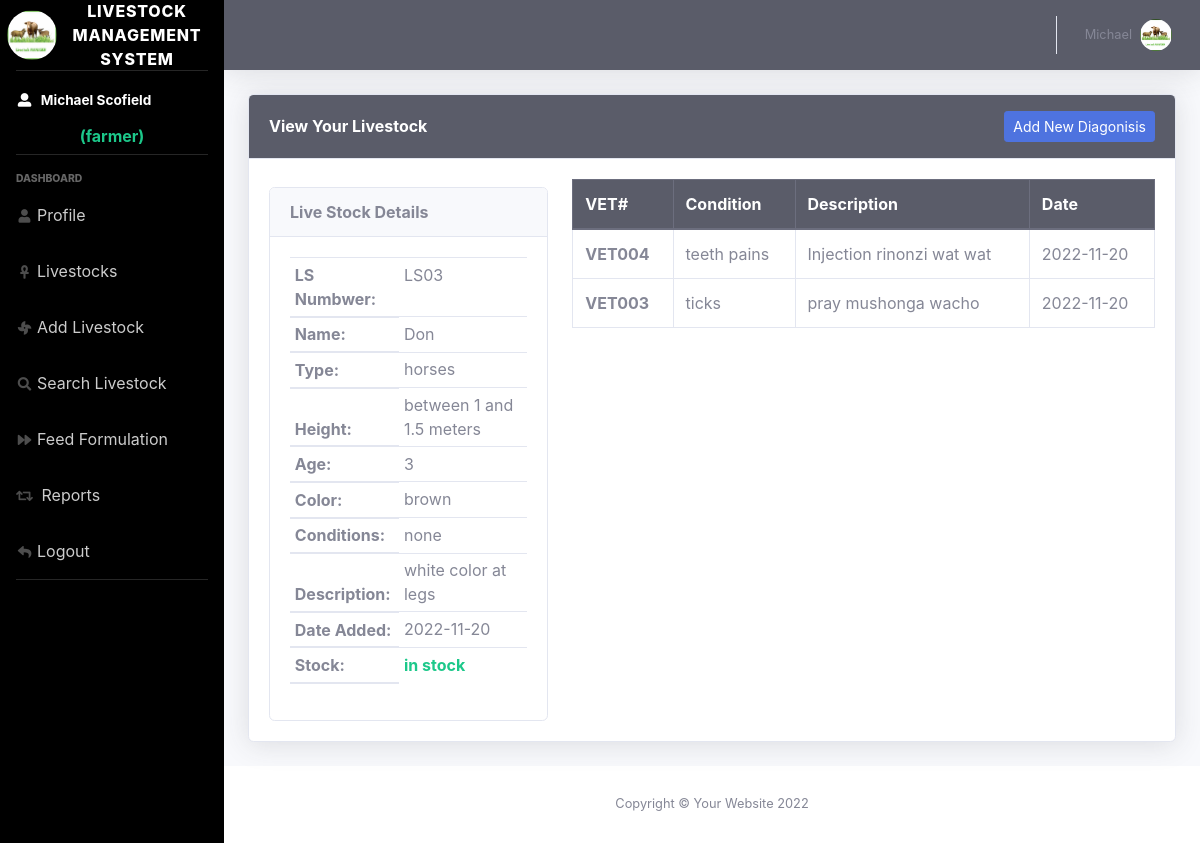
Screenshot of /users/view.php?view=3 (signed in) with the database file from the repository.
### tables this page shows
CREATE TABLE `users` (
  `user_id` int(11) NOT NULL,
  `first_name` varchar(255) NOT NULL,
  `last_name` varchar(255) NOT NULL,
  `user_type` varchar(255) NOT NULL,
  `email` varchar(255) NOT NULL,
  `address` text NOT NULL,
  `password` varchar(255) NOT NULL,
  `date_created` date NOT NULL
);

CREATE TABLE `livestocks` (
  `livestock_id` int(11) NOT NULL,
  `user_id` int(11) NOT NULL,
  `names` varchar(255) DEFAULT NULL,
  `gender` varchar(255) NOT NULL,
  `type` varchar(255) NOT NULL,
  `description` text NOT NULL,
  `age` varchar(255) NOT NULL,
  `conditions` text NOT NULL,
  `date_added` date NOT NULL,
  `height` varchar(255) NOT NULL,
  `color` varchar(255) NOT NULL,
  `status` varchar(255) NOT NULL DEFAULT 'in stock'
);

CREATE TABLE `vertinary` (
  `vet_id` int(11) NOT NULL,
  `user_id` int(11) NOT NULL,
  `livestock_id` int(11) NOT NULL,
  `disease` text NOT NULL,
  `solution` text NOT NULL,
  `date` date NOT NULL
);

### users/view.php (the view, shortened to what this page needs)
<?php include_once ('../includes/header.php'); ?>
<?php include_once ('topbar.php'); ?>
<?php
$view = $_GET['view'];
$sql = "SELECT * FROM livestocks WHERE livestock_id ='$view'";
$result = $conn->query($sql);
if ($result->num_rows > 0) {
    while($row = $result->fetch_assoc()) {
        $livestock_id = $row["livestock_id"];
        $names = $row["names"];
        $type = $row["type"];
        $description = $row["description"];
        $age = $row["age"];
        $status = $row["status"];
        $conditions = $row["conditions"];
        $height = $row["height"];
        $color = $row["color"];
        $date_added = $row["date_added"];
        $status = $row["status"];
    }}
?>
    <div class="container-fluid">
        <div class="row">
            <div class="col-xl-12 col-lg-12">
                <div class="card shadow mb-4">
                    <div
                            class="card-header bg-dark py-3 d-flex flex-row align-items-center justify-content-between">
                        <h6 class="m-0 font-weight-bold text-white">View Your Livestock</h6>
                        <a class="btn btn-primary text-white btn-sm justify-content-end" data-toggle="modal" data-target="#staticBackdrop">Add New Diagonisis</a>
                    </div>
                    <div class="card-body">
                        <div class="row">
                            <div class="col-md-4 mt-2">
                                <div class="card">
                                    <div class="card-header font-weight-bold">Live Stock Details</div>
                                    <div class="card-body">
                                        <table class="table table-sm">
                                            <thead>
                                            <?php
                                            echo "<tr><th scope='col'>LS Numbwer: </th> <td>LS0$livestock_id</td></tr>";
                                            echo "<tr><th scope='col'>Name: </th> <td>$names</td></tr>";
                                            echo "<tr><th scope='col'>Type: </th> <td>$type</td></tr></tr>";
                                            echo "<tr><th scope='col'>Height: </th> <td>$height</td></tr>";
                                            echo "<tr><th scope='col'>Age: </th> <td>$age</td></tr>";
                                            echo "<tr><th scope='col'>Color: </th> <td>$color</td></tr>";
                                            echo "<tr><th scope='col'>Conditions: </th> <td>$conditions</td></tr>";
                                            echo "<tr><th scope='col'>Description: </th> <td>$description</td></tr>";
                                            echo "<tr><th scope='col'>Date Added: </th> <td>$date_added</td></tr>";
                                            echo "<tr><th scope='col'>Stock: </th> <td class='font-weight-bolder text-success'>$status</td></tr>";
                                            ?>
                                            </thead>
                                        </table>
                                    </div>
                                </div>
                            </div>
                            <div class="col-md-8">
                                <table class="table table-bordered">
                                    <thead class="thead-dark">
                                    <tr>
                                        <th scope="col">VET#</th>
                                        <th scope="col">Condition</th>
                                        <th scope="col">Description</th>
                                        <th scope="col">Date</th>
                                    </tr>
                                    </thead>
                                    <tbody>
                                    <?php
                                    $sql = "SELECT * FROM vertinary WHERE livestock_id = '$view' ORDER  BY vet_id DESC ";
                                    $result = $conn->query($sql);
                                    if ($result->num_rows > 0) {
                                        while($row = $result->fetch_assoc()) {
                                            $vet_id = $row["vet_id"];
                                            $disease = $row["disease"];
                                            $solution = $row["solution"];
                                            $date = $row["date"];
                                            ?>
                                            <tr>
                                                <th scope="row">VET00<?php echo $vet_id ?></th>
                                                <td><?php echo $disease ?></td>
                                                <td><?php echo $solution ?></td>
                                                <td><?php echo $date ?></td>
                                            </tr>
                                            <?php
                                        }
                                    }else{
                                        echo "<h1 class='alert alert-danger'>Not yet diagnosed </h1>";
                                    }
                                    ?>
                                    </tbody>
                                </table>
                            </div>
                        </div>
                    </div>
                </div>
            </div>
        </div>
    </div>
<?php include_once ('../includes/footer.php'); ?>

### includes/header.php (shortened to what this page needs)
<!DOCTYPE html>
<html lang="en">
<head>
    <link href="../css/all.min.css" rel="stylesheet" type="text/css">
    <link href="https://cdnjs.cloudflare.com/ajax/libs/font-awesome/5.13.0/css/all.min.css" rel="stylesheet">
    <link href="../css/sb-admin-2.min.css" rel="stylesheet">
</head>
<body id="page-top">

### users/topbar.php (shortened to what this page needs)
<?php
$sql = "SELECT * FROM users WHERE user_id = '{$_SESSION['user_id']}'";
$result = $conn->query($sql);
if ($result->num_rows > 0) {
    $row = $result->fetch_assoc();
    $first_name = $row["first_name"];
    $last_name = $row["last_name"];
    $user_type = $row["user_type"];
}
?>
<div id="wrapper">
    <ul style="background-color: black" class="navbar-nav  sidebar sidebar-dark accordion" id="accordionSidebar">
        <a class="sidebar-brand d-flex align-items-center justify-content-center" href="index.php">
            <div class="sidebar-brand-icon">
                <img src="../img/live1.jpeg" class="rounded-circle" width="50" height="50" alt="">
            </div>
            <div class="sidebar-brand-text mx-3">Livestock Management System</div>
        </a>
        <hr class="sidebar-divider my-0">
        <li class="nav-item active">
            <a class="nav-link" href="index.php">
                <i class="fas fa-fw fa-user-alt"></i>
                <span><?php echo $first_name ." ". $last_name ?></span></a>
            <h6 class="text-center font-weight-bolder text-success">(<?php echo $user_type ?>)</h6>
        </li>
        <hr class="sidebar-divider">
        <div class="sidebar-heading">
            Dashboard
        </div>
        <?php include_once ('sidebarnav.php')?>
        <hr class="sidebar-divider">
    </ul>
    <div id="content-wrapper" class="d-flex flex-column">
        <div id="content">
            <nav class="navbar navbar-expand navbar-light bg-dark topbar mb-4 static-top shadow">
                <ul class="navbar-nav ml-auto">
                    <li class="nav-item dropdown no-arrow">
                        <a class="nav-link dropdown-toggle" href="#" id="userDropdown" role="button"
                           data-toggle="dropdown" aria-haspopup="true" aria-expanded="false">
                            <span class="mr-2 d-none d-lg-inline text-gray-600 small"><?php echo $first_name ?></span>
                            <img class="img-profile rounded-circle"
                                 src="../img/live1.jpeg" width="50" height="50">
                        </a>
                    </li>
                </ul>
            </nav>

### users/sidebarnav.php (shortened to what this page needs)
<li class="nav-item ">
    <a class="nav-link collapsed " href="index.php"><i class="fas fa-fw fa-user"></i>Profile   </a>
</li>
<li class="nav-item ">
    <a class="nav-link collapsed " href="livestocks.php"><i class="fas fa-fw fa-ankh"></i>Livestocks </a>
</li>
<li class="nav-item ">
    <a class="nav-link collapsed " href="add_livestock.php"><i class="fas fa-fw fa-fan"></i>Add Livestock </a>
</li>
<li class="nav-item ">
    <a class="nav-link collapsed " href="search_livestock.php"><i class="fas fa-fw fa-search"></i>Search Livestock </a>
</li>
<li class="nav-item ">
    <a class="nav-link collapsed " href="feed_formulation.php"><i class="fas fa-fw fa-forward"></i>Feed Formulation</a>
</li>
<li class="nav-item ">
    <a class="nav-link collapsed " href="reports.php"><i class="fas fa-fw fa-retweet"></i> Reports </a>
</li>
<li class="nav-item ">
    <a class="nav-link collapsed " href="index.php?logout='logout'"><i class="fas fa-fw fa-reply"></i>Logout </a>
</li>

### includes/footer.php (shortened to what this page needs)
<footer class="sticky-footer bg-white">
    <div class="container my-auto">
        <div class="copyright text-center my-auto">
            <span>Copyright &copy; Your Website 2022</span>
        </div>
    </div>
</footer>
</div>
</div>
</body>
</html>

### rows the page displays
users: first_name "Michael", last_name "Scofield", user_type "farmer"
livestocks: livestock_id "3", names "Don", type "horses", height "between 1 and 1.5 meters", age "3", color "brown", conditions "none", description "white color at legs", date_added "2022-11-20", status "in stock"
vertinary: vet_id "4", disease "teeth pains", solution "Injection rinonzi wat wat", date "2022-11-20"
vertinary: vet_id "3", disease "ticks", solution "pray mushonga wacho", date "2022-11-20"
